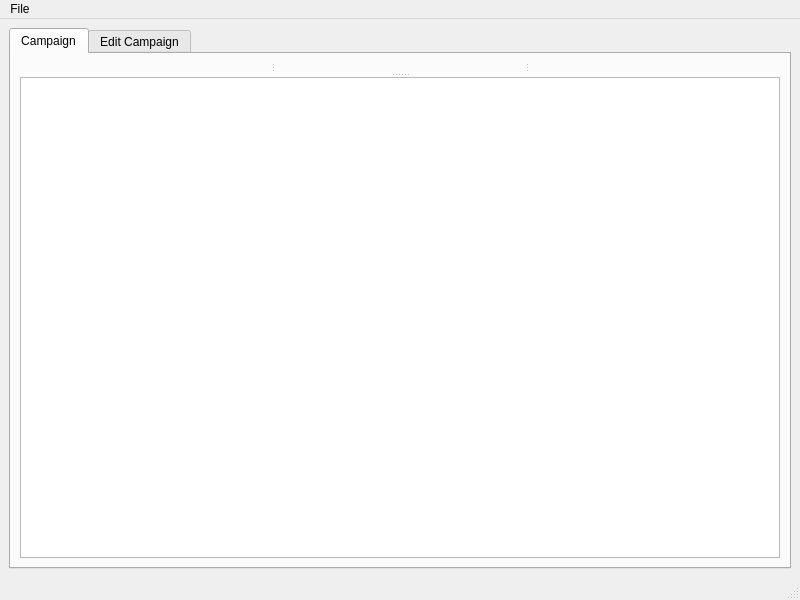
<?xml version="1.0" encoding="UTF-8"?>
<ui version="4.0">
 <class>MainWindow</class>
 <widget class="QMainWindow" name="MainWindow">
  <property name="geometry">
   <rect>
    <x>0</x>
    <y>0</y>
    <width>800</width>
    <height>600</height>
   </rect>
  </property>
  <property name="windowTitle">
   <string>MainWindow</string>
  </property>
  <widget class="QWidget" name="centralwidget">
   <layout class="QGridLayout" name="gridLayout_2">
    <item row="0" column="0">
     <widget class="QTabWidget" name="tabWidget">
      <property name="currentIndex">
       <number>0</number>
      </property>
      <widget class="QWidget" name="tab">
       <attribute name="title">
        <string>Campaign</string>
       </attribute>
       <layout class="QGridLayout" name="gridLayout_6">
        <item row="0" column="0">
         <layout class="QGridLayout" name="gridLayout_4">
          <item row="0" column="0">
           <widget class="QSplitter" name="splitter">
            <property name="orientation">
             <enum>Qt::Vertical</enum>
            </property>
            <widget class="QWidget" name="widget" native="true">
             <layout class="QGridLayout" name="gridLayout_3">
              <item row="0" column="0">
               <widget class="QSplitter" name="splitter_2">
                <property name="orientation">
                 <enum>Qt::Horizontal</enum>
                </property>
                <widget class="QWidget" name="widget_3" native="true">
                 <layout class="QGridLayout" name="gridLayout_5">
                  <item row="0" column="0">
                   <layout class="QGridLayout" name="campaign_layout"/>
                  </item>
                 </layout>
                </widget>
                <widget class="QWidget" name="widget_4" native="true">
                 <layout class="QGridLayout" name="gridLayout_7">
                  <item row="0" column="0">
                   <layout class="QGridLayout" name="dm_layout"/>
                  </item>
                 </layout>
                </widget>
                <widget class="QWidget" name="widget_5" native="true">
                 <layout class="QGridLayout" name="gridLayout_9">
                  <item row="0" column="0">
                   <layout class="QGridLayout" name="pc_layout"/>
                  </item>
                 </layout>
                </widget>
               </widget>
              </item>
             </layout>
            </widget>
            <widget class="QWidget" name="widget_2" native="true">
             <layout class="QGridLayout" name="gridLayout">
              <item row="0" column="0">
               <widget class="QTextBrowser" name="textBrowser"/>
              </item>
             </layout>
            </widget>
           </widget>
          </item>
         </layout>
        </item>
       </layout>
      </widget>
      <widget class="QWidget" name="tab_2">
       <attribute name="title">
        <string>Edit Campaign</string>
       </attribute>
       <layout class="QGridLayout" name="gridLayout_10">
        <item row="0" column="0">
         <layout class="QGridLayout" name="editCampaignLayout"/>
        </item>
       </layout>
      </widget>
     </widget>
    </item>
   </layout>
  </widget>
  <widget class="QMenuBar" name="menubar">
   <property name="geometry">
    <rect>
     <x>0</x>
     <y>0</y>
     <width>800</width>
     <height>30</height>
    </rect>
   </property>
   <widget class="QMenu" name="menuFile">
    <property name="title">
     <string>File</string>
    </property>
    <addaction name="actionOpen"/>
   </widget>
   <addaction name="menuFile"/>
  </widget>
  <widget class="QStatusBar" name="statusbar"/>
  <action name="actionOpen">
   <property name="text">
    <string>Open...</string>
   </property>
  </action>
  <action name="actionNew">
   <property name="text">
    <string>New...</string>
   </property>
  </action>
 </widget>
 <resources/>
 <connections/>
</ui>
